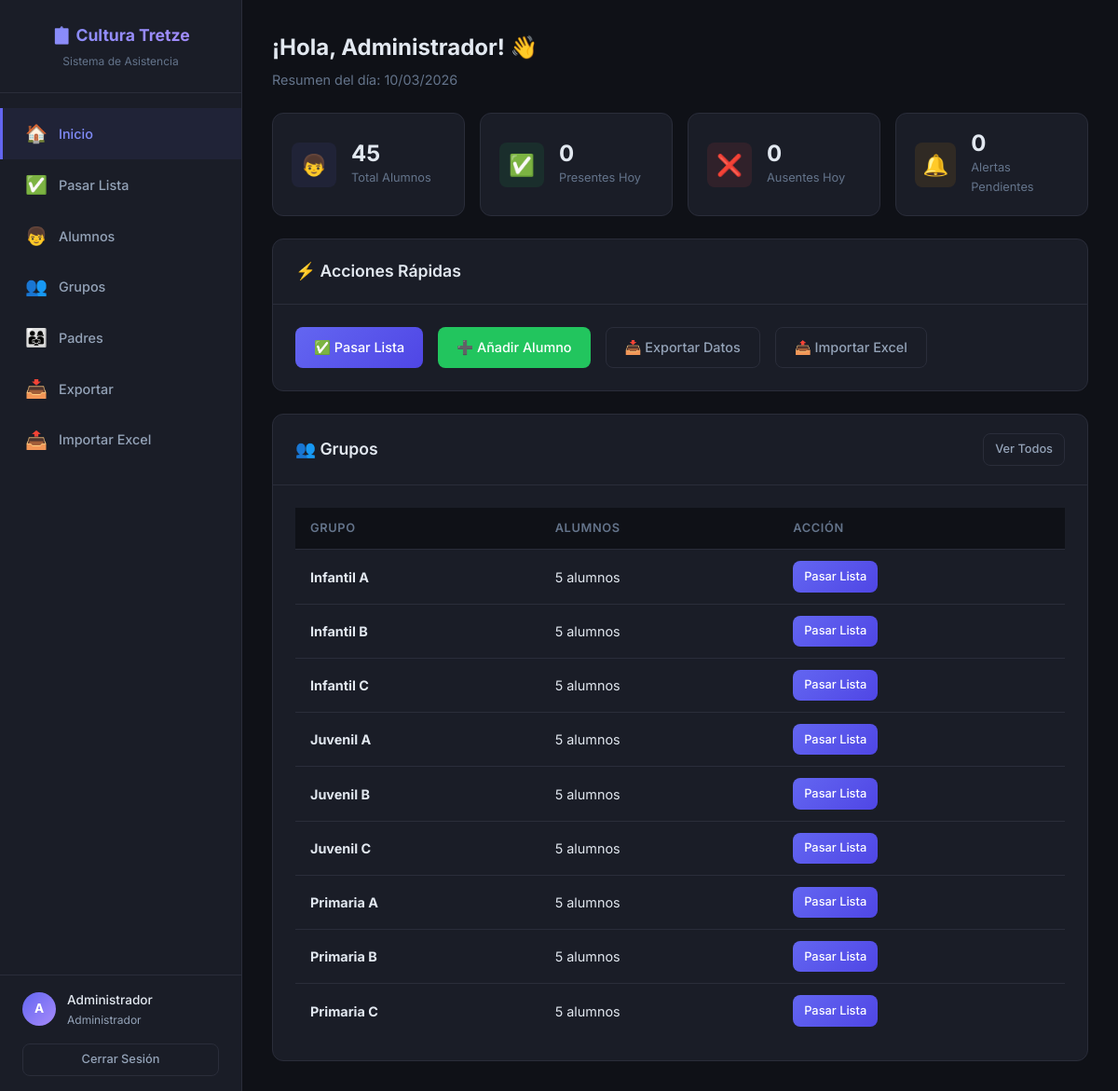
Page /admin/dashboard.php (signed in) on the committed database.
### tables this page shows
CREATE TABLE IF NOT EXISTS `groups` (
    `id` INT AUTO_INCREMENT PRIMARY KEY,
    `name` VARCHAR(100) NOT NULL,
    `description` VARCHAR(255) DEFAULT NULL,
    `teacher_id` INT DEFAULT NULL,
    `created_at` DATETIME DEFAULT CURRENT_TIMESTAMP,
    FOREIGN KEY (`teacher_id`) REFERENCES `users`(`id`) ON DELETE SET NULL
);

### classes/Auth.php (called while the page is built, shortened)
<?php
class Auth {
    public static function getUserName() {
        return $_SESSION['user_name'] ?? null;
    }
}

### config/database.php (called while the page is built, shortened)
<?php
function getDB() {
    static $pdo = null;
    if ($pdo === null) {
        try {
            $dsn = "mysql:host=" . DB_HOST . ";dbname=" . DB_NAME . ";charset=" . DB_CHARSET;
            $pdo = new PDO($dsn, DB_USER, DB_PASS, [
                PDO::ATTR_ERRMODE            => PDO::ERRMODE_EXCEPTION,
                PDO::ATTR_DEFAULT_FETCH_MODE => PDO::FETCH_ASSOC,
                PDO::ATTR_EMULATE_PREPARES   => false,
            ]);
        } catch (PDOException $e) {
            die("Error de conexión: " . $e->getMessage());
        }
    }
    return $pdo;
}

### classes/AttendanceManager.php (called while the page is built, shortened)
<?php
class AttendanceManager {
    private $db;
    public function __construct() {
        $this->db = getDB();
    }
    public function getGeneralStats() {
        $today = date('Y-m-d');
        $stats = [];
        $stmt = $this->db->query("SELECT COUNT(*) AS total FROM students");
        $stats['total_students'] = $stmt->fetch()['total'];
        $stmt = $this->db->prepare("SELECT COUNT(*) AS total FROM attendance WHERE date = :date AND status = 'present'");
        $stmt->execute([':date' => $today]);
        $stats['present_today'] = $stmt->fetch()['total'];
        $stmt = $this->db->prepare("SELECT COUNT(*) AS total FROM attendance WHERE date = :date AND status = 'absent'");
        $stmt->execute([':date' => $today]);
        $stats['absent_today'] = $stmt->fetch()['total'];
        $stmt = $this->db->query("SELECT COUNT(*) AS total FROM `groups`");
        $stats['total_groups'] = $stmt->fetch()['total'];
        $stmt = $this->db->query("SELECT COUNT(*) AS total FROM notifications WHERE is_read = 0");
        $stats['unread_notifications'] = $stmt->fetch()['total'];
        return $stats;
    }
}

### classes/GroupManager.php (called while the page is built, shortened)
<?php
class GroupManager {
    private $db;
    public function __construct() {
        $this->db = getDB();
    }
    public function getAll() {
        $stmt = $this->db->query("
            SELECT g.*, COUNT(s.id) AS student_count
            FROM `groups` g
            LEFT JOIN students s ON s.group_id = g.id
            GROUP BY g.id
            ORDER BY g.name
        ");
        return $stmt->fetchAll();
    }
}

### admin/dashboard.php (the view, shortened to what this page needs)
<?php
require_once __DIR__ . '/../classes/Auth.php';
require_once __DIR__ . '/../classes/AttendanceManager.php';
require_once __DIR__ . '/../classes/GroupManager.php';
$attendance = new AttendanceManager();
$groupManager = new GroupManager();
$stats = $attendance->getGeneralStats();
$groups = $groupManager->getAll();
?>
<!DOCTYPE html>
<html lang="es">
<head>
    <link rel="stylesheet" href="<?= BASE_URL ?>/css/style.css">
</head>
<body>
    <div class="app-layout">
        <?php include __DIR__ . '/../includes/sidebar_admin.php'; ?>
        <main class="main-content">
            <div class="page-title fade-in">
                <h1>¡Hola, <?= htmlspecialchars(Auth::getUserName()) ?>! 👋</h1>
                <p>Resumen del día: <?= date('d/m/Y') ?></p>
            </div>
            <div class="stats-grid fade-in">
                <div class="stat-card">
                    <div class="stat-icon primary">👦</div>
                    <div class="stat-info">
                        <h4><?= $stats['total_students'] ?></h4>
                        <p>Total Alumnos</p>
                    </div>
                </div>
                <div class="stat-card">
                    <div class="stat-icon success">✅</div>
                    <div class="stat-info">
                        <h4><?= $stats['present_today'] ?></h4>
                        <p>Presentes Hoy</p>
                    </div>
                </div>
                <div class="stat-card">
                    <div class="stat-icon danger">❌</div>
                    <div class="stat-info">
                        <h4><?= $stats['absent_today'] ?></h4>
                        <p>Ausentes Hoy</p>
                    </div>
                </div>
                <div class="stat-card">
                    <div class="stat-icon warning">🔔</div>
                    <div class="stat-info">
                        <h4><?= $stats['unread_notifications'] ?></h4>
                        <p>Alertas Pendientes</p>
                    </div>
                </div>
            </div>
            <div class="card fade-in mb-3">
                <div class="card-header">
                    <h3>⚡ Acciones Rápidas</h3>
                </div>
                <div class="card-body d-flex flex-wrap gap-2">
                    <a href="<?= BASE_URL ?>/admin/attendance.php" class="btn btn-primary">✅ Pasar Lista</a>
                    <a href="<?= BASE_URL ?>/admin/students.php?action=new" class="btn btn-success">➕ Añadir Alumno</a>
                    <a href="<?= BASE_URL ?>/admin/export.php" class="btn btn-outline">📥 Exportar Datos</a>
                    <a href="<?= BASE_URL ?>/admin/import.php" class="btn btn-outline">📤 Importar Excel</a>
                </div>
            </div>
            <div class="card fade-in">
                <div class="card-header">
                    <h3>👥 Grupos</h3>
                    <a href="<?= BASE_URL ?>/admin/groups.php" class="btn btn-outline btn-sm">Ver Todos</a>
                </div>
                <div class="card-body">
                    <?php if (empty($groups)): ?>
                        <div class="empty-state">
                            <div class="icon">📂</div>
                            <h3>No hay grupos</h3>
                            <p>Crea tu primer grupo para empezar.</p>
                            <a href="<?= BASE_URL ?>/admin/groups.php" class="btn btn-primary mt-2">Crear Grupo</a>
                        </div>
                    <?php else: ?>
                        <div class="table-responsive">
                            <table>
                                <thead>
                                    <tr>
                                        <th>Grupo</th>
                                        <th>Alumnos</th>
                                        <th>Acción</th>
                                    </tr>
                                </thead>
                                <tbody>
                                    <?php foreach ($groups as $group): ?>
                                        <tr>
                                            <td><strong><?= htmlspecialchars($group['name']) ?></strong></td>
                                            <td><?= $group['student_count'] ?> alumnos</td>
                                            <td>
                                                <a href="<?= BASE_URL ?>/admin/attendance.php?group_id=<?= $group['id'] ?>" class="btn btn-primary btn-sm">
                                                    Pasar Lista
                                                </a>
                                            </td>
                                        </tr>
                                    <?php endforeach; ?>
                                </tbody>
                            </table>
                        </div>
                    <?php endif; ?>
                </div>
            </div>
        </main>
    </div>
</body>
</html>

### includes/sidebar_admin.php (shortened to what this page needs)
<?php
$currentPage = basename($_SERVER['PHP_SELF'], '.php');
?>
<aside class="sidebar" id="sidebar">
    <div class="sidebar-header">
        <h2>📋 Cultura Tretze</h2>
        <p class="subtitle">Sistema de Asistencia</p>
    </div>
    <nav class="sidebar-nav">
        <a href="<?= BASE_URL ?>/admin/dashboard.php" class="<?= $currentPage === 'dashboard' ? 'active' : '' ?>">
            <span class="nav-icon">🏠</span> Inicio
        </a>
        <a href="<?= BASE_URL ?>/admin/attendance.php" class="<?= $currentPage === 'attendance' ? 'active' : '' ?>">
            <span class="nav-icon">✅</span> Pasar Lista
        </a>
        <a href="<?= BASE_URL ?>/admin/students.php" class="<?= $currentPage === 'students' ? 'active' : '' ?>">
            <span class="nav-icon">👦</span> Alumnos
        </a>
        <a href="<?= BASE_URL ?>/admin/groups.php" class="<?= $currentPage === 'groups' ? 'active' : '' ?>">
            <span class="nav-icon">👥</span> Grupos
        </a>
        <a href="<?= BASE_URL ?>/admin/parents.php" class="<?= $currentPage === 'parents' ? 'active' : '' ?>">
            <span class="nav-icon">👨‍👩‍👧</span> Padres
        </a>
        <a href="<?= BASE_URL ?>/admin/export.php" class="<?= $currentPage === 'export' ? 'active' : '' ?>">
            <span class="nav-icon">📥</span> Exportar
        </a>
        <a href="<?= BASE_URL ?>/admin/import.php" class="<?= $currentPage === 'import' ? 'active' : '' ?>">
            <span class="nav-icon">📤</span> Importar Excel
        </a>
    </nav>
    <div class="sidebar-footer">
        <div class="user-info">
            <div class="user-avatar"><?= strtoupper(substr(Auth::getUserName() ?? 'A', 0, 1)) ?></div>
            <div>
                <div style="font-weight: 500; color: var(--text);"><?= htmlspecialchars(Auth::getUserName() ?? '') ?></div>
                <div style="font-size: 0.75rem;">Administrador</div>
            </div>
        </div>
        <a href="<?= BASE_URL ?>/logout.php" class="btn btn-outline btn-sm btn-block mt-2">
            Cerrar Sesión
        </a>
    </div>
</aside>

### rows in the picture
groups: name "Infantil A", student_count "5"
groups: name "Infantil B", student_count "5"
groups: name "Infantil C", student_count "5"
groups: name "Juvenil A", student_count "5"
groups: name "Juvenil B", student_count "5"
groups: name "Juvenil C", student_count "5"
groups: name "Primaria A", student_count "5"
groups: name "Primaria B", student_count "5"
groups: name "Primaria C", student_count "5"

### other values in the picture
substr(Auth::getUserName() ?? 'A', 0, 1) "A"
Auth::getUserName() "Administrador"
$stats['total_students'] "45"
$stats['present_today'] "0"
$stats['absent_today'] "0"
$stats['unread_notifications'] "0"
